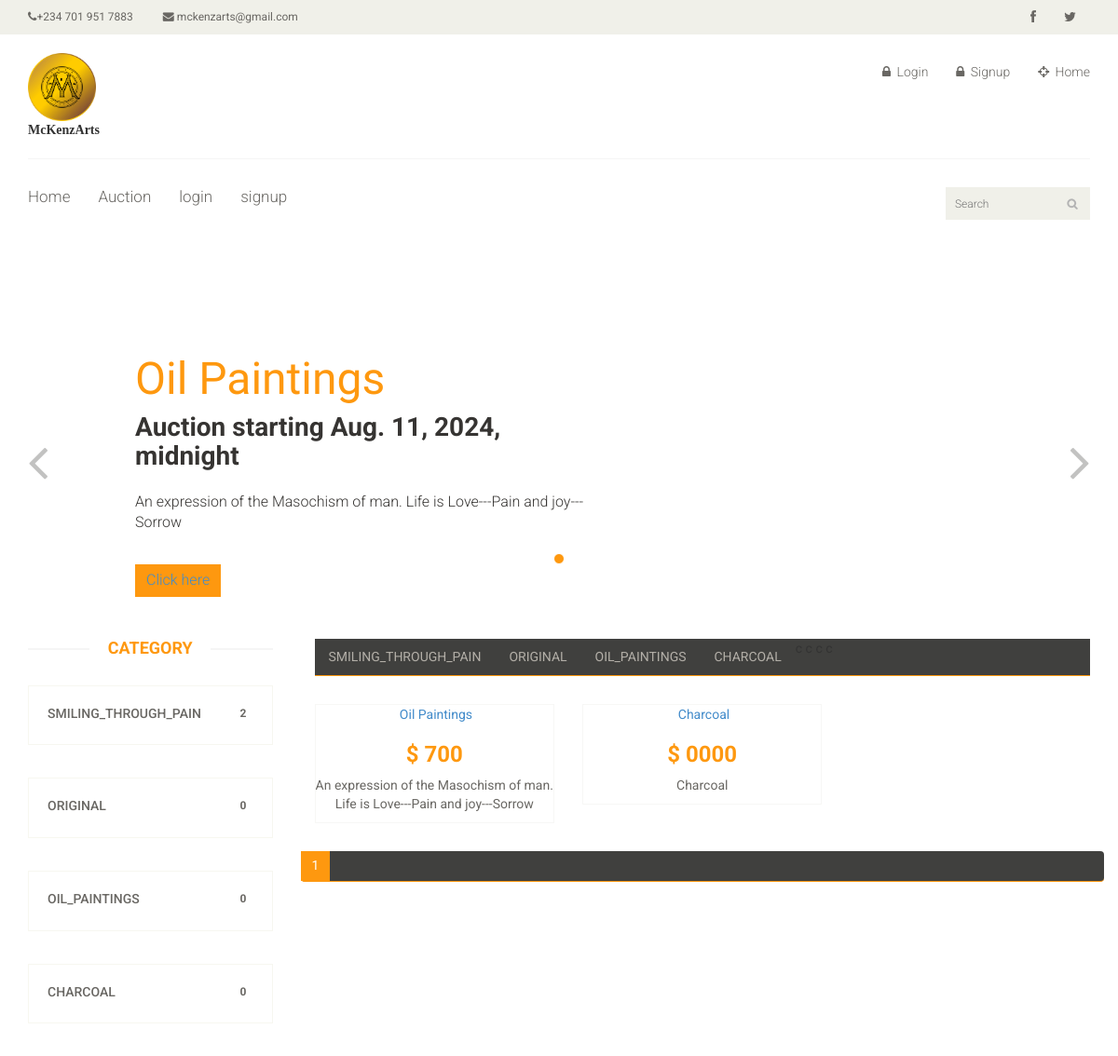
/, run on an earlier commit of the app's database.
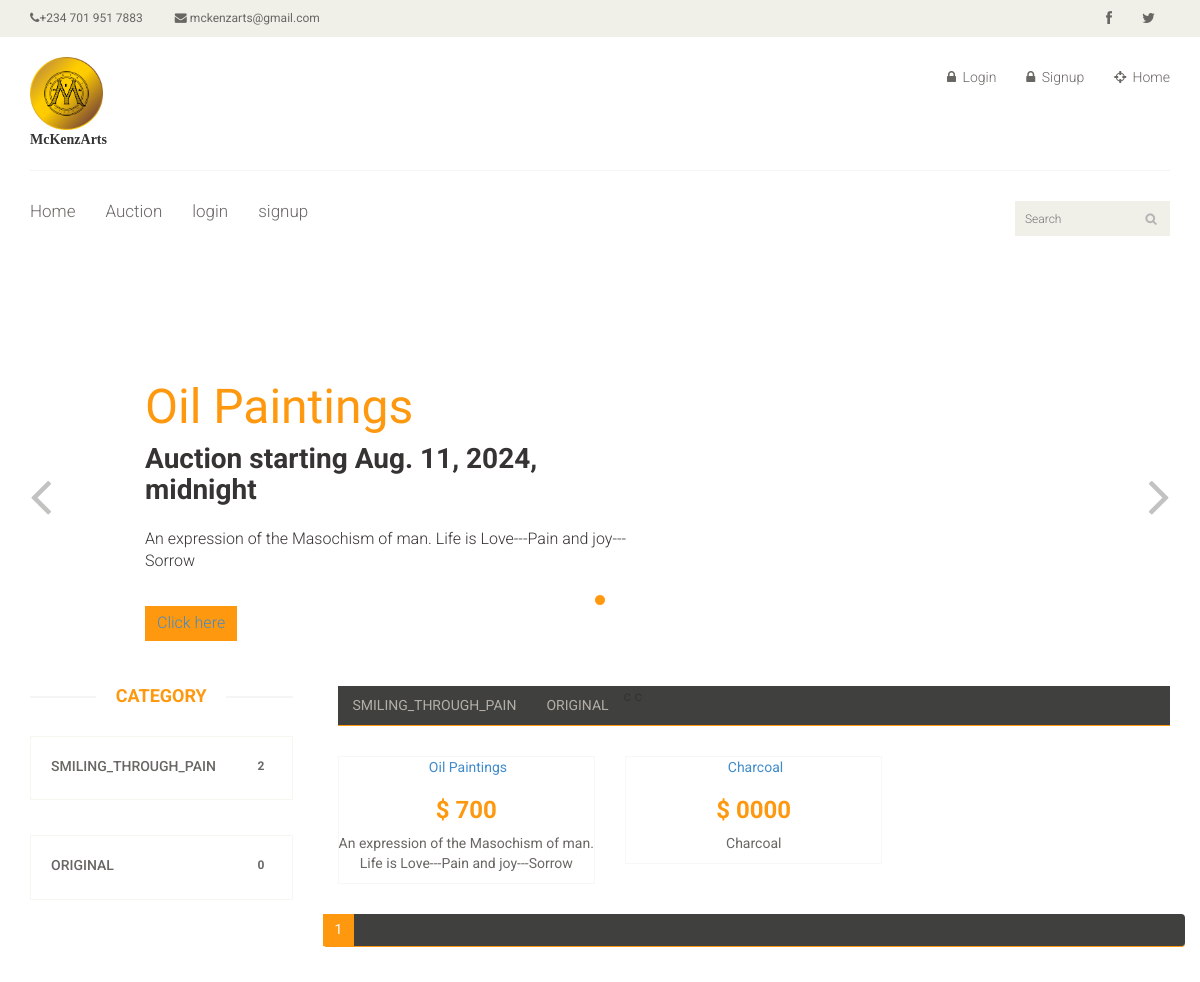
And on a later commit of the database.
### artapp/models.py (models this page shows, shortened)
class Artproduct(models.Model):
    AUCTION_STATUS = (('None', 'None'),
                      ('Activated', 'Activated'),
                      ('Deactivated', 'Deactivated'),
                      )
    category = models.ForeignKey(
        Category, on_delete=models.CASCADE, null=True, blank=True, related_name='category')
    owner = models.ForeignKey(
        Custombaseuser, on_delete=models.CASCADE, null=True, blank=True, related_name='owner')
    name = models.CharField(max_length=150, blank=False)
    description = models.TextField(max_length=1500, blank=False)
    length = models.IntegerField(blank=True, null=True)
    width = models.IntegerField(blank=True, null=True)
    height = models.IntegerField(blank=True, null=True)
    weight = models.IntegerField(blank=True, null=True)
    frame = models.BooleanField(blank=True, null=True)
    brand = models.ForeignKey(
        Brand, on_delete=models.CASCADE, null=True, blank=True, related_name='category')
    creation_date = models.DateTimeField(auto_now_add=True, null=True)
    price = models.CharField(max_length=100, blank=False, null=True)
    auction_activated = models.CharField(
        max_length=200, choices=AUCTION_STATUS, default='STATUS[0]', blank=False, null=True)
    auction_time = models.DateTimeField(blank=True, null=True)
    auction_stop_time = models.DateTimeField(blank=True, null=True)
    def get_absolute_url(self):
        return reverse('product_view', kwargs={"id": self.name})
    def get_auction_url(self):
        return reverse('auction_view_detail', kwargs={"id": self.name})

class Category(models.Model):
    name = models.CharField(max_length=150, blank=False)
    description = models.TextField(max_length=1500, blank=False)
    def geturl(self):
        return reverse('homee', kwargs={"id": self.id})

### userapp/views.py (the view)
# urls.py: path('', home_view, name='home'),
def home_view(request, **kwargs):
    if kwargs:
        togg_number = kwargs['id']
        user = Custombaseuser.objects.filter(id=request.user.pk).first()
        art = Artproduct.objects.filter(id=togg_number)
        cat = Category.objects.filter(name='Smiling_Through_Pain').first()
        slider1 = Artproduct.objects.filter(category=cat).first()
        tabular_display = Artproduct.objects.filter(category=togg_number)
        category = Category.objects.all()
        p = Paginator(tabular_display, 3)
        page_number = request.GET.get('page')
        try:
            page_obj = p.get_page(page_number)
        except PageNotAnInteger:
            page_obj = p.page(1)
        except EmptyPage:
            page_obj = p.page(p.num_pages)
        context = {'user': user, 'slider1': slider1,
                   'art': art, 'category': category,
                   'togg_number': togg_number, 'page_obj': page_obj}
        return render(request, 'index.html', context)
    else:
        print(request.user)
        cat = Category.objects.filter(name='Smiling_Through_Pain').first()
        slider1 = Artproduct.objects.filter(category=cat).first()
        user = Custombaseuser.objects.filter(id=request.user.pk).first()
        art = Artproduct.objects.all()
        category = Category.objects.all()
        p = Paginator(art, 3)
        page_number = request.GET.get('page')
        try:
            page_obj = p.get_page(page_number)
        except PageNotAnInteger:
            page_obj = p.page(1)
        except EmptyPage:
            page_obj = p.page(p.num_pages)
        context = {'user': user, 'art': art, "slider1": slider1,
                   'category': category, 'page_obj': page_obj}
        return render(request, 'index.html', context)

### artapp/templatetags/artproductserializer.py (called while the page is built)
@register.filter
def artproduct_count(value):
    countval = Artproduct.objects.filter(category_id=value)
    return countval.count()

@register.filter
def artproduct_loop(value):
    countval = Artproduct.objects.filter(category_id=value)
    return countval

@register.filter
def firstartpictures(value):
    pictures = ArtpictureModel.objects.filter(pic_name=value.id)
    return pictures.first().file.url

@register.filter
def secondartpictures(value):
    pictures = ArtpictureModel.objects.filter(pic_name=value.id)
    try:
        return pictures[1].file.url
    except:
        pass

### templates/index.html (shortened to what this page needs)
{% load static %}
{% load artproductserializer %}
<!DOCTYPE html>
<html lang="en">
<head>
	<link rel="stylesheet" href="https://cdnjs.cloudflare.com/ajax/libs/font-awesome/6.6.0/css/all.min.css"
 />
	<link href="{% static 'css/bootstrap.min.css' %}" rel="stylesheet">
	<link href="{% static 'css/font-awesome.min.css' %}" rel="stylesheet">
	<link href="{% static 'css/prettyPhoto.css' %}" rel="stylesheet">
	<link href="{% static 'css/price-range.css' %}" rel="stylesheet">
	<link href="{% static 'css/animate.css' %}" rel="stylesheet">
	<link href="{% static 'css/main.css' %}" rel="stylesheet">
	<link href="{% static 'css/responsive.css' %}" rel="stylesheet">
</head>
<body>
	<header id="header">
		{% block header_top %}
		<div class="header_top">
			<div class="container">
				<div class="row">
					<div class="col-sm-6">
						<div class="contactinfo">
							<ul class="nav nav-pills">
								<li><a href="#"><i class="fa fa-phone"></i>+234 701 951 7883</a></li>
								<li><a href="mailto:mckenzarts@gmail.com"><i class="fa fa-envelope"></i>
										mckenzarts@gmail.com</a></li>
							</ul>
						</div>
					</div>
					<div class="col-sm-6">
						<div class="social-icons pull-right">
							<ul class="nav navbar-nav">
								<li><a href="#"><i class="fa fa-facebook"></i></a></li>
								<li><a href="#"><i class="fa fa-twitter"></i></a></li>
							</ul>
						</div>
					</div>
				</div>
			</div>
		</div>
		{% endblock header_top %}
		{% block header_middle %}
		<div class="header-middle">
			<div class="container">
				<div class="row">
					<div class="col-sm-4">
						<div class="logo pull-left">
							<a href="{%url 'home'%}"><img style="height: 15%;
																	width: 20%;" src="{% static 'images/home/circle_icon_gold_and_white.png' %}" alt="LOGO" /></a>
							<div style="font-family: Garamond, serif;"><b>
									McKenzArts
								</b></div>
						</div>
					</div>
					<div class="col-sm-8">
						<div class="shop-menu pull-right">
							<ul class="nav navbar-nav">
								{% if request.user.is_authenticated %}
								<li><a href="{%url 'profile_view' %}"><i class="fa fa-user"></i> Account</a></li>
								<!-- <li><a href="#"><i class="fa fa-star"></i> Wishlist</a></li>
								<li><a href="checkout.html"><i class="fa fa-crosshairs"></i> Checkout</a></li>
								<li><a href="cart.html"><i class="fa fa-shopping-cart"></i> Cart</a></li> -->
								{%else%}
								<li><a href="{% url 'login' %}"><i class="fa fa-lock"></i> Login</a></li>
								<li><a href="{% url 'signup' %}"><i class="fa fa-lock"></i> Signup</a></li>
								<li><a href="{% url 'home' %}"><i class="fa fa-crosshairs"></i> Home</a></li>
								{%endif%}
							</ul>
						</div>
					</div>
				</div>
			</div>
		</div>
		{% endblock header_middle %}
		{% block header_bottom %}
		<div class="header-bottom">
			<div class="container">
				<div class="row">
					<div class="col-sm-9">
						<div class="mainmenu pull-left">
							<ul class="nav navbar-nav collapse navbar-collapse">
								<li><a href="{% url 'home' %}">Home</a></li>
								<li><a href="{% url 'auction_view' %}">Auction</a></li>
								{% if request.user.is_authenticated%}
								<li><a href="{% url 'logout_view' %}">logout</a></li>
								<li><a href="{% url 'profile_view' %}">Profile</a></li>
								{%else%}
								<li><a href="{% url 'login' %}">login</a></li>
								<li><a href="{% url 'signup' %}">signup</a></li>
								{%endif%}
							</ul>
						</div>
					</div>
					<div class="col-sm-3">
						<div class="search_box pull-right">
							<input type="text" placeholder="Search" />
						</div>
					</div>
				</div>
			</div>
		</div>
		{% endblock header_bottom %}
	</header>
	{% block slider %}
	<section id="slider">
		<div class="container">
			<div class="row">
				<div class="col-sm-12">
					<div id="slider-carousel" class="carousel slide" data-ride="carousel">
						<ol class="carousel-indicators">
							<li data-target="#slider-carousel" data-slide-to="0" class="active"></li>
						</ol>
						<div class="carousel-inner">
							<div class="item active">
								<div class="col-sm-6">
									<h1><span>{{slider1.name}}</span></h1>
									<h2><span>Auction</span> starting {{slider1.auction_time}}</h2>
									<p>{{slider1.description}} </p>
									<button type="button" class="btn btn-default get">
										<a href="{{slider1.get_auction_url}}">Click here</a>
									</button>
								</div>
								<div class="col-sm-6">
								</div>
							</div>
						</div>
						<a href="#slider-carousel" class="left control-carousel hidden-xs" data-slide="prev">
							<i class="fa fa-angle-left"></i>
						</a>
						<a href="#slider-carousel" class="right control-carousel hidden-xs" data-slide="next">
							<i class="fa fa-angle-right"></i>
						</a>
					</div>
				</div>
			</div>
		</div>
	</section>
	{% endblock slider %}
	<section>
		<div class="container">
			<div class="row">
				<div class="col-sm-3">
					<div class="left-sidebar">
						{% block category %}
						<h2>Category</h2>
						{%for i in category%}
						<div class="panel-group category-products" id="accordian">
							<div class="panel panel-default">
								<div class="panel-heading">
									<h4 class="panel-title">
										<a data-toggle="collapse" data-parent="#accordian" href="#{{i.id}}">
											<span class="badge pull-right">{{ i.id|artproduct_count }}</span>
											{{i.name}}
										</a>
									</h4>
								</div>
							</div>
						</div>
						{%endfor%}
						{% endblock category %}
					</div>
				</div>
				{% block tabular_display %}
				<div class="col-sm-9 padding-right">
					<div class="category-tab">
						<div class="col-sm-12">
							<ul class="nav nav-tabs">
								{%for cat in category %}
								<li><a href="{{cat.geturl}}" data-toggle="#togg">{{cat.name}}</a>
								</li>c
								{%endfor%}
							</ul>
						</div>
						<div class="tab-content">
							<div class="tab-pane fade active in" id="togg" onload="focuss()">
								{% for art in page_obj.object_list %}
								<a href="{{art.get_absolute_url}}">
									<div class="col-sm-4">
										<div class="product-image-wrapper">
											<div class="single-products">
												<div class="productinfo text-center">
													<span>{{art.name}}</span>
													<h2>$ {{art.price}}</h2>
													<p>{{art.description}}</p>
												</div>
												<div class="product-overlay">
													<div class="overlay-content">
													</div>
												</div>
											</div>
										</div>
									</div>
								</a>
								{%endfor%}
								<ul class="pagination">
									<li class="active"><a href="">{{page_obj.number}}</a></li>
								</ul>
							</div>
						</div>
					</div>
				</div>
				{% endblock tabular_display %}
			</div>
		</div>
	</section>
</body>
</html>

What changed in the data, as far as the page shows it:
removed Category: id|artproduct_count "0", name "OIL_PAINTINGS"
removed Category: id|artproduct_count "0", name "CHARCOAL"
